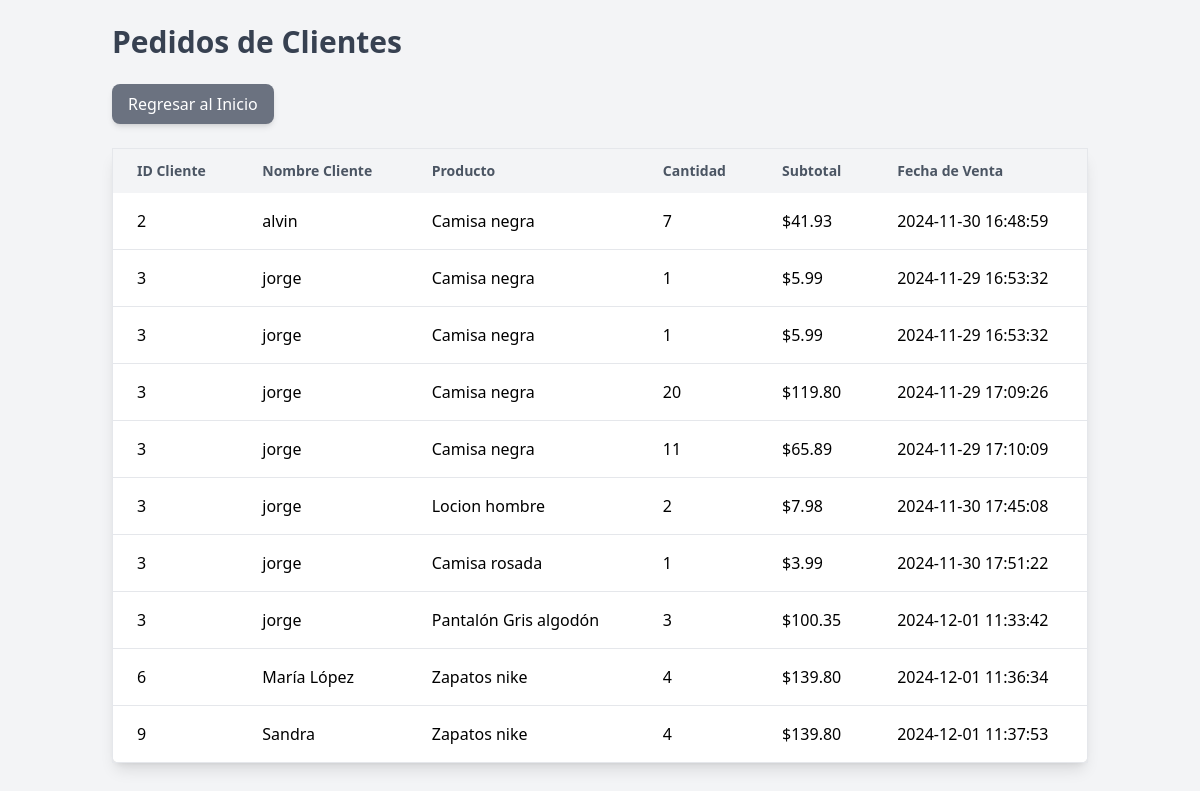
Screenshot of /views/pedidos/index.php (signed in) with the database file from the repository.
### tables this page shows
CREATE TABLE `pedidos` (
  `pedido_id` int NOT NULL AUTO_INCREMENT,
  `venta_id` int NOT NULL,
  `producto_id` int NOT NULL,
  `cantidad` int NOT NULL,
  `subtotal` decimal(10,2) NOT NULL,
  PRIMARY KEY (`pedido_id`),
  KEY `venta_id` (`venta_id`),
  KEY `producto_id` (`producto_id`),
  CONSTRAINT `pedidos_ibfk_1` FOREIGN KEY (`venta_id`) REFERENCES `ventas` (`venta_id`),
  CONSTRAINT `pedidos_ibfk_2` FOREIGN KEY (`producto_id`) REFERENCES `productos` (`producto_id`)
);

CREATE TABLE `usuarios` (
  `usuario_id` int NOT NULL AUTO_INCREMENT,
  `nombre` varchar(100) NOT NULL,
  `email` varchar(100) NOT NULL,
  `direccion` varchar(255) DEFAULT NULL,
  `telefono` varchar(15) DEFAULT NULL,
  `password` varchar(255) NOT NULL,
  `rol` enum('cliente','admin') NOT NULL DEFAULT 'cliente',
  `fecha_registro` datetime DEFAULT CURRENT_TIMESTAMP,
  PRIMARY KEY (`usuario_id`),
  UNIQUE KEY `email` (`email`)
);

CREATE TABLE `productos` (
  `producto_id` int NOT NULL AUTO_INCREMENT,
  `nombre` varchar(100) NOT NULL,
  `descripcion` varchar(255) DEFAULT NULL,
  `precio` decimal(10,2) NOT NULL,
  `cantidad_disponible` int NOT NULL,
  `categoria_id` int DEFAULT NULL,
  `imagen` varchar(255) DEFAULT NULL,
  `estado` enum('activo','inactivo') NOT NULL DEFAULT 'activo',
  `fecha_creacion` datetime DEFAULT CURRENT_TIMESTAMP,
  PRIMARY KEY (`producto_id`),
  KEY `categoria_id` (`categoria_id`),
  CONSTRAINT `productos_ibfk_1` FOREIGN KEY (`categoria_id`) REFERENCES `categorias` (`categoria_id`)
);

CREATE TABLE `ventas` (
  `venta_id` int NOT NULL AUTO_INCREMENT,
  `usuario_id` int NOT NULL,
  `fecha_venta` datetime DEFAULT CURRENT_TIMESTAMP,
  `total` decimal(10,2) NOT NULL,
  `estado` enum('pendiente','completada','cancelada') NOT NULL DEFAULT 'pendiente',
  PRIMARY KEY (`venta_id`),
  KEY `usuario_id` (`usuario_id`),
  CONSTRAINT `ventas_ibfk_1` FOREIGN KEY (`usuario_id`) REFERENCES `usuarios` (`usuario_id`)
);

### models/Pedido.php (called while the page is built, shortened)
<?php
class Pedido {
    private $pdo;
    public function __construct($pdo) {
        $this->pdo = $pdo;
    }
    public function getPedidosPorClientes() {
        $sql = "SELECT p.pedido_id, u.usuario_id, u.nombre AS nombre_cliente, pr.nombre AS nombre_producto,
                       p.cantidad, p.subtotal, v.fecha_venta
                FROM Pedidos p
                INNER JOIN Ventas v ON p.venta_id = v.venta_id
                INNER JOIN Usuarios u ON v.usuario_id = u.usuario_id
                INNER JOIN Productos pr ON p.producto_id = pr.producto_id
                ORDER BY u.usuario_id, v.fecha_venta";
        $stmt = $this->pdo->prepare($sql);
        $stmt->execute();
        return $stmt->fetchAll(PDO::FETCH_ASSOC);
    }
}
?>

### views/pedidos/index.php (the view, shortened to what this page needs)
<?php
require_once '../../config/db.php';
require_once '../../models/Pedido.php';
$pedidosModel = new Pedido($pdo);
$pedidos = $pedidosModel->getPedidosPorClientes();
?>
<!DOCTYPE html>
<html lang="es">
<head>
    <script src="https://cdn.tailwindcss.com"></script>
</head>
<body class="bg-gray-100">
    <div class="container mx-auto p-6">
        <h1 class="text-3xl font-bold text-gray-700 mb-6">Pedidos de Clientes</h1>
        <a href="../home/index.php" class="inline-block text-white bg-gray-500 hover:bg-gray-600 py-2 px-4 rounded-lg shadow-md mb-6">Regresar al Inicio</a>
        <?php if (!empty($pedidos)): ?>
            <table class="min-w-full bg-white border border-gray-200 shadow-lg rounded-lg">
                <thead class="bg-gray-100">
                    <tr>
                        <th class="py-3 px-6 text-left text-sm font-semibold text-gray-600">ID Cliente</th>
                        <th class="py-3 px-6 text-left text-sm font-semibold text-gray-600">Nombre Cliente</th>
                        <th class="py-3 px-6 text-left text-sm font-semibold text-gray-600">Producto</th>
                        <th class="py-3 px-6 text-left text-sm font-semibold text-gray-600">Cantidad</th>
                        <th class="py-3 px-6 text-left text-sm font-semibold text-gray-600">Subtotal</th>
                        <th class="py-3 px-6 text-left text-sm font-semibold text-gray-600">Fecha de Venta</th>
                    </tr>
                </thead>
                <tbody>
                    <?php foreach ($pedidos as $pedido): ?>
                        <tr class="border-b">
                            <td class="py-4 px-6"><?= $pedido['usuario_id'] ?></td>
                            <td class="py-4 px-6"><?= htmlspecialchars($pedido['nombre_cliente']) ?></td>
                            <td class="py-4 px-6"><?= htmlspecialchars($pedido['nombre_producto']) ?></td>
                            <td class="py-4 px-6"><?= $pedido['cantidad'] ?></td>
                            <td class="py-4 px-6">$<?= number_format($pedido['subtotal'], 2) ?></td>
                            <td class="py-4 px-6"><?= $pedido['fecha_venta'] ?></td>
                        </tr>
                    <?php endforeach; ?>
                </tbody>
            </table>
        <?php else: ?>
            <p class="text-lg text-gray-600 mt-4">No hay pedidos registrados.</p>
        <?php endif; ?>
    </div>
</body>
</html>

### rows the page displays
pedidos: usuarios.usuario_id "2", usuarios.nombre "alvin", producto.nombre "Camisa negra", cantidad "7", subtotal "41.93", venta.fecha_venta "2024-11-30 16:48:59"
pedidos: usuarios.usuario_id "3", usuarios.nombre "jorge", producto.nombre "Camisa negra", cantidad "1", subtotal "5.99", venta.fecha_venta "2024-11-29 16:53:32"
pedidos: usuarios.usuario_id "3", usuarios.nombre "jorge", producto.nombre "Camisa negra", cantidad "1", subtotal "5.99", venta.fecha_venta "2024-11-29 16:53:32"
pedidos: usuarios.usuario_id "3", usuarios.nombre "jorge", producto.nombre "Camisa negra", cantidad "20", subtotal "119.80", venta.fecha_venta "2024-11-29 17:09:26"
pedidos: usuarios.usuario_id "3", usuarios.nombre "jorge", producto.nombre "Camisa negra", cantidad "11", subtotal "65.89", venta.fecha_venta "2024-11-29 17:10:09"
pedidos: usuarios.usuario_id "3", usuarios.nombre "jorge", producto.nombre "Locion hombre", cantidad "2", subtotal "7.98", venta.fecha_venta "2024-11-30 17:45:08"
pedidos: usuarios.usuario_id "3", usuarios.nombre "jorge", producto.nombre "Camisa rosada", cantidad "1", subtotal "3.99", venta.fecha_venta "2024-11-30 17:51:22"
pedidos: usuarios.usuario_id "3", usuarios.nombre "jorge", producto.nombre "Pantalón Gris algodón", cantidad "3", subtotal "100.35", venta.fecha_venta "2024-12-01 11:33:42"
pedidos: usuarios.usuario_id "6", usuarios.nombre "María López", producto.nombre "Zapatos nike", cantidad "4", subtotal "139.80", venta.fecha_venta "2024-12-01 11:36:34"
pedidos: usuarios.usuario_id "9", usuarios.nombre "Sandra", producto.nombre "Zapatos nike", cantidad "4", subtotal "139.80", venta.fecha_venta "2024-12-01 11:37:53"
